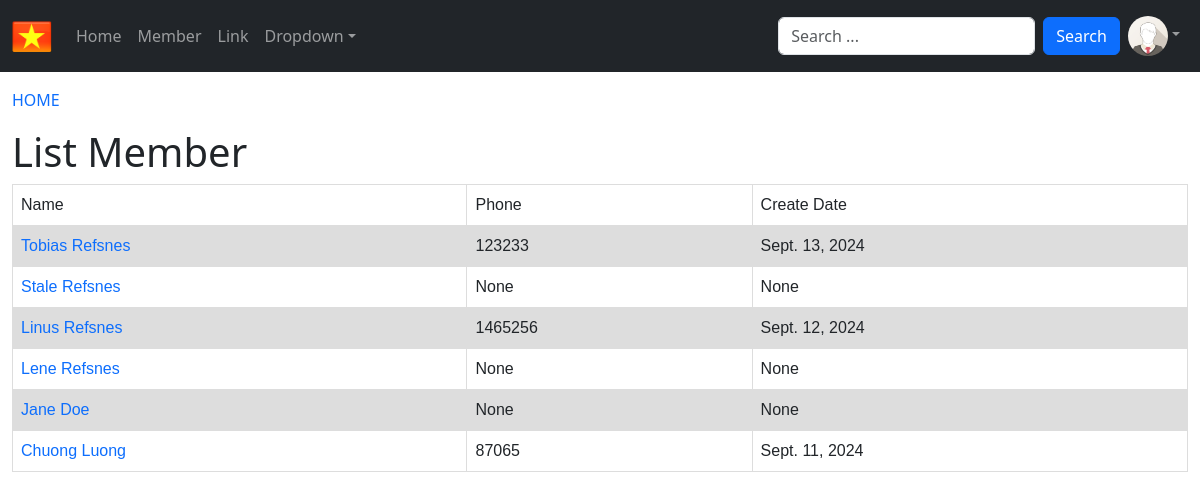
Page /member/ on the committed database.
### myapp/models.py (models this page shows, shortened)
class Member(models.Model):
    firstname = models.CharField(max_length=255)
    lastname = models.CharField(max_length=255)
    phone    = models.IntegerField(null=True)
    create_date = models.DateField(null=True)
    slug     = models.SlugField(default="", null=False)

### myapp/views.py (the view)
# urls.py: path('member/', views.member, name='member'),
def member(request):
    mymember = Member.objects.all().order_by('-firstname').values()
    template = loader.get_template('all_member.html')
    context  = {
        'mymembers': mymember,
    }
    return HttpResponse(template.render(context,request))

### myapp/templates/all_member.html (shortened to what this page needs)
{% extends "base.html" %}
{% block content %}
<p><a href="/">HOME</a></p>
<h1>List Member</h1>
<table>
    <tr>
        <td>Name</td>
        <td>Phone</td>
        <td>Create Date</td>
    </tr>
    {% for x in mymembers %}
    <tr>
        <td><a href="details/{{ x.id }}"> {{x.firstname }} {{ x.lastname}} </a> </td>
        <td>{{x.phone}}</td>
        <td>{{x.create_date}}</td>
    </tr>
    {% endfor %}
</table>
{% endblock %}

### myapp/templates/base.html (shortened to what this page needs)
{% load static %}
<!DOCTYPE html>
<html>
  <head>
    {% load bootstrap5 %}
    {% bootstrap_css %}
  </head>
  <body>
    <nav class="navbar navbar-expand-sm navbar-dark bg-dark">
      <div class="container-fluid">
        <a class="navbar-brand" href="javascript:void(0)"><img src="{% static 'img/VN.png' %}" alt="Avatar Logo" style="width:40px;"  /></a>
        <div class="collapse navbar-collapse" id="mynavbar">
          <ul class="navbar-nav me-auto">
            <li class="nav-item">
              <a class="nav-link" href="/">Home</a>
            </li>
            <li class="nav-item">
              <a class="nav-link" href="/member">Member</a>
            </li>
            <li class="nav-item">
              <a class="nav-link" href="javascript:void(0)">Link</a>
            </li>
            <li class="nav-item dropdown">
              <a class="nav-link dropdown-toggle" href="#" role="button" data-bs-toggle="dropdown">Dropdown</a>
            </li>
          </ul>
          <form class="d-flex">
            <input class="form-control me-2" type="text" placeholder="Search ..." />
            <button class="btn btn-primary" type="button">Search</button>
          </form>
          <ul class="navbar-nav">
            <li class="nav-item dropdown">
              <a class="nav-link dropdown-toggle" href="#" role="button" data-bs-toggle="dropdown"><img src="{% static 'img/img_avatar1.png' %}" alt="Avatar Logo" style="width:40px;" class="rounded-pill" /></a>
            </li>
          </ul>
        </div>
      </div>
    </nav>
    <div class="container-fluid mt-3">
      {% block content %}
      {% endblock %}
    </div>
  </body>
</html>

### myapp/templates/all_member.html (style rules this page uses)
table { font-family: arial, sans-serif; border-collapse: collapse; width: 100%; }
td, th { border: 1px solid #dddddd; text-align: left; padding: 8px; }
tr:nth-child(even) { background-color: #dddddd; }
a { text-decoration: none; }

### rows in the picture
Member: firstname "Tobias", lastname "Refsnes", phone "123233", create_date "Sept. 13, 2024"
Member: firstname "Stale", lastname "Refsnes", phone "None", create_date "None"
Member: firstname "Linus", lastname "Refsnes", phone "1465256", create_date "Sept. 12, 2024"
Member: firstname "Lene", lastname "Refsnes", phone "None", create_date "None"
Member: firstname "Jane", lastname "Doe", phone "None", create_date "None"
Member: firstname "Chuong", lastname "Luong", phone "87065", create_date "Sept. 11, 2024"
